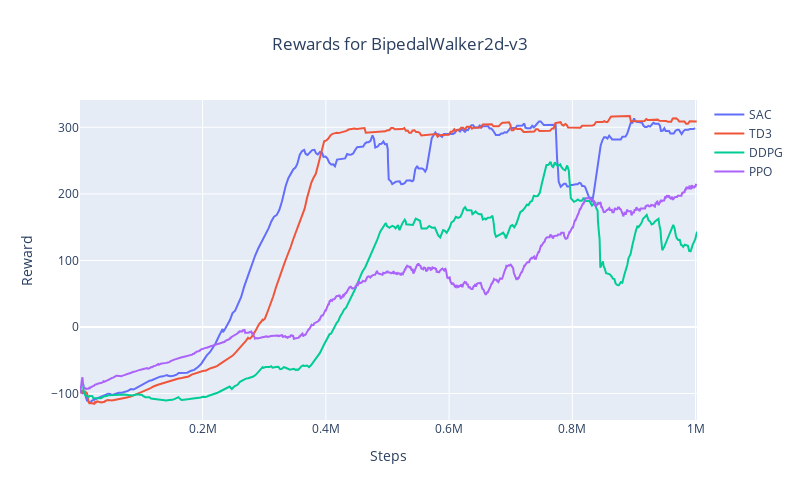

The code cell stored with this chart in its notebook:
### Code cell
# All Reward Plots

fig = go.Figure()
fig.add_trace(go.Scatter(x=df_sac["x"], y=df_sac["y"],
                    mode='lines',
                    name='SAC'))
fig.add_trace(go.Scatter(x=df_td3["x"], y=df_td3["y"],
                    mode='lines',
                    name='TD3'))
fig.add_trace(go.Scatter(x=df_ddpg["x"], y=df_ddpg["y"],
                    mode='lines',
                    name='DDPG'))
fig.add_trace(go.Scatter(x=df_ppo["x"], y=df_ppo["y"],
                    mode='lines',
                    name='PPO'))

fig.update_layout(title='Rewards for BipedalWalker2d-v3', title_x=0.5,
                   xaxis_title='Steps',
                   yaxis_title='Reward',
                   autosize=False,
                   width=800,
                   height=500
                   ) 
fig.show()

### Figure 1 — Plotly figure (JSON) as saved in the notebook; plotly's stock layout.template omitted (floating-point values rounded to 4 significant figures; data arrays with more than 128 entries replaced by an {"elided": "..."} marker saying what was removed)
{"data": [{"mode": "lines", "name": "SAC", "type": "scatter", "x": {"elided": "331 int values"}, "y": {"elided": "331 float values"}}, {"mode": "lines", "name": "TD3", "type": "scatter", "x": {"elided": "339 int values"}, "y": {"elided": "339 float values"}}, {"mode": "lines", "name": "DDPG", "type": "scatter", "x": {"elided": "335 int values"}, "y": {"elided": "335 float values"}}, {"mode": "lines", "name": "PPO", "type": "scatter", "x": {"elided": "1001 int values"}, "y": {"elided": "1001 float values"}}], "layout": {"autosize": false, "height": 500, "title": {"text": "Rewards for BipedalWalker2d-v3", "x": 0.5}, "width": 800, "xaxis": {"title": {"text": "Steps"}}, "yaxis": {"title": {"text": "Reward"}}}}
